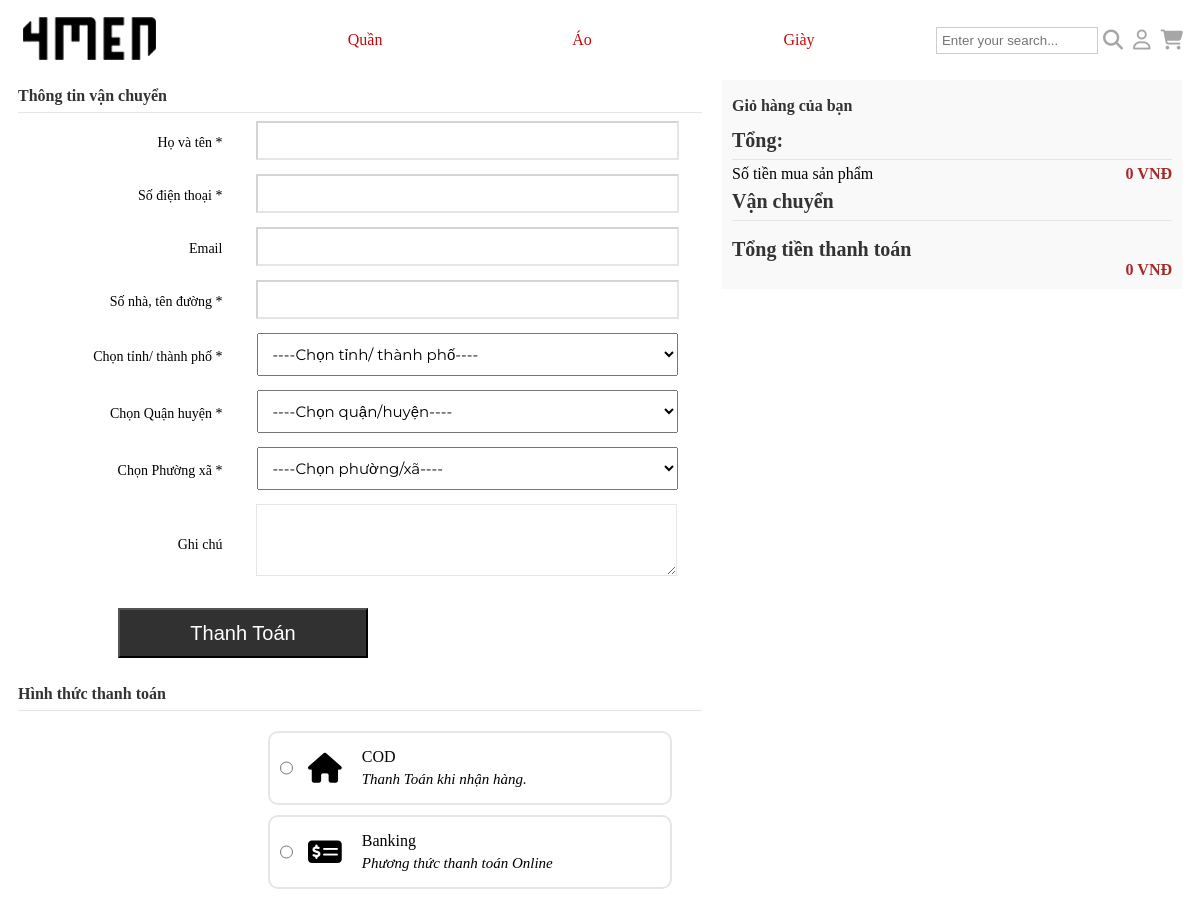
Page /cart.php on the earlier database version.
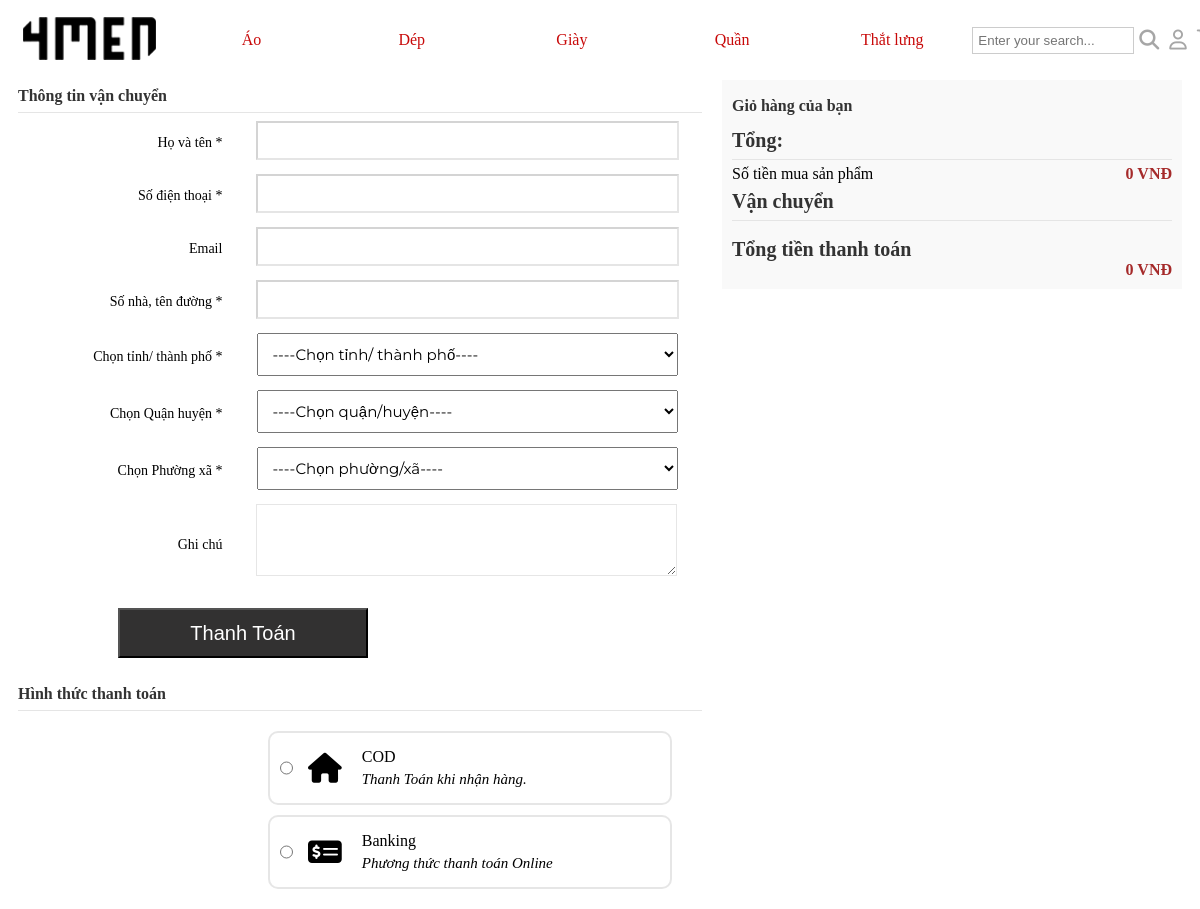
Same page on the later database version.
### tables this page shows
CREATE TABLE `categories` (
  `id_dm` int(11) NOT NULL,
  `TenDanhMuc` varchar(255) DEFAULT NULL
);

### cart.php (the view, shortened to what this page needs)
<?php
require_once('php/db_connection.php');
?>
<!DOCTYPE html>
<html lang="en">
<head>
    <link rel="stylesheet" href="css/cart.css">
    <link rel="stylesheet" href="css/menu.css">
    <link rel="stylesheet" href="css/footer.css">
    <link rel="stylesheet" href="https://cdnjs.cloudflare.com/ajax/libs/font-awesome/6.4.2/css/all.min.css">
</head>
<body>
<div class="navbar">
    <a href="home.php"><img src="images/logo.png" alt=""></a>
    <?php include('php/dropdown.php'); ?>
    <div class="body">
        <div class="body_information">
        <form action="" method="post">
                <legend>Thông tin vận chuyển</legend>
                <table class="body_table">
                    <tr class="form_group">
                        <th class="body_table-label">
                            <label class="control-label">Họ và tên *</label>
                        </th>
                        <th class="body_table-input">
                            <input style="border-color: rgba(128, 128, 128,0.2);" type="text" name="fullname" id="fullname" required>
                        </th>
                    </tr>
                    <tr class="form_group">
                        <th class="body_table-label">
                            <label class="control-label">Số điện thoại *</label>
                        </th>
                        <th class="body_table-input">
                            <input style="border-color: rgba(128, 128, 128,0.2);" type="tel" name="phone" id="phone" required>
                        </th>
                    </tr>
                    <tr class="form_group">
                        <th class="body_table-label">
                            <label class="control-label">Email</label>
                        </th>
                        <th class="body_table-input">
                            <input style="border-color: rgba(128, 128, 128,0.2);" type="email" name="email" id="email">
                        </th>
                    </tr>
                    <tr class="form_group">
                        <th class="body_table-label">
                            <label class="control-label">Số nhà, tên đường *</label>
                        </th>
                        <th class="body_table-input">
                            <input style="border-color: rgba(128, 128, 128,0.2);" type="text" name="address" id="address" required>
                        </th>
                    </tr>
                    <tr class="form_group">
                        <th class="body_table-label">
                            <label class="control-label">Chọn tỉnh/ thành phố *</label>
                        </th>
                        <th class="select_group">
                            <select class="flied_selection" name="province" id="province" required>
                                <option value="">----Chọn tỉnh/ thành phố----</option>
                            </select>
                        </th>
                    </tr>
                    <tr class="form_group">
                        <th class="body_table-label">
                            <label class="control-label">Chọn Quận huyện *</label>
                        </th>
                        <th class="select_group">
                            <select class="flied_selection" name="district" id="district" required>
                                <option value="">----Chọn quận/huyện----</option>
                            </select>
                        </th>
                    </tr>
                    <tr class="form_group">
                        <th class="body_table-label">
                            <label class="control-label">Chọn Phường xã *</label>
                        </th>
                        <th class="select_group">
                            <select class="flied_selection" name="wards" id="wards" required>
                                <option value="">----Chọn phường/xã----</option>
                            </select>
                        </th>
                    </tr>
                    <tr class="form_group">
                        <th class="body_table-label ghi_chu">
                            <label class="control-label">Ghi chú</label>
                        </th>
                        <th class="body_table-input ghi_chu">
                            <textarea style="border-color: rgba(128, 128, 128,0.2);" name="note" id="note"></textarea>
                        </th>
                    </tr>
                </table>
                <input class="body_pay pay" type="submit" name="submit" value="Thanh Toán" >
            </form>
            <div class="body_pay">
                <legend>Hình thức thanh toán</legend>
                <div class="body_pay option">
                    <label class="option_cod" for="payment_cod">
                        <input type="radio" name="payment" id="payment_cod" value="cod">
                        <i class="fa-solid fa-house"></i>
                        <div>
                            <span>COD</span>
                            <p>Thanh Toán khi nhận hàng.</p>
                        </div>
                    </label>
                    <label class="option_banking" for="payment_banking">
                        <input type="radio" name="payment" id="payment_banking" value="banking">
                        <i class="fa-solid fa-money-check-dollar"></i>
                        <div>
                            <span>Banking</span>
                            <p>Phương thức thanh toán Online</p>
                        </div>
                    </label>
                </div>
            </div>
        </div>
        <div class="body_products">
            <legend>Giỏ hàng của bạn</legend>
            <?php
            $totalPrice = 0;
            ?>
            <div class="product_total">
                <legend>Tổng:</legend>
                <div>
                    <span>Số tiền mua sản phẩm</span>
                    <h4><?= number_format($totalPrice, 0, ',', '.') ?> VNĐ</h4>
                </div>
                <legend>Vận chuyển</legend>
                <div>
                    <legend id="end">Tổng tiền thanh toán</legend>
                    <h4 id="totalPrice" data-value="<?= $totalPrice ?>" name="totalPrice"><?= number_format($totalPrice, 0, ',', '.') ?> VNĐ</h4>
                </div>
            </div>
        </div>
    </div>
</body>
</html>

### php/dropdown.php (shortened to what this page needs)
<?php
require_once('php/db_connection.php');
$selectedCategory = isset($_GET['ID_DM']) ? $_GET['ID_DM'] : null;
$sqlCategories = "SELECT ID_DM, TenDanhMuc FROM categories";
$stmt = $conn->prepare($sqlCategories);
$stmt->execute();
$resultCategories = $stmt->get_result();
$categoryList = [];
while ($row = $resultCategories->fetch_assoc()) {
    $categoryID = $row['ID_DM'];
    $categoryName = $row['TenDanhMuc'];
    $sqlSubcategories = "SELECT DISTINCT loaisanpham FROM products WHERE id_dm = ?";
    $stmtSubcategories = $conn->prepare($sqlSubcategories);
    $stmtSubcategories->bind_param('i', $categoryID);
    $stmtSubcategories->execute();
    $resultSubcategories = $stmtSubcategories->get_result();
    $subcategories = [];
    while ($rowSubcategory = $resultSubcategories->fetch_assoc()) {
        $subcategories[] = $rowSubcategory['loaisanpham'];
    }
    $categoryList[] = [
        'ID_DM' => $categoryID,
        'TenDanhMuc' => $categoryName,
        'LoaiSanPham' => $subcategories,
    ];
}
foreach ($categoryList as $category) {
    $categoryID = $category['ID_DM'];
    $categoryName = $category['TenDanhMuc'];
    $isActive = $categoryID == $selectedCategory ? 'active' : '';
    echo "<div class='dropdown'>";
    echo "<a class='category-button $isActive' href='products.php?ID_DM=$categoryID'>$categoryName</a>";
    echo "</div>";
}
?>
<div class="navbar_logo">
    <div class="search-container">
        <div class="search-input-container">
            <input type="text" id="search-input" class="search-input" placeholder="Enter your search...">
        </div>
        <a href="#"><i class="fa-solid fa-magnifying-glass" id="search-icon"></i></a>
    </div>
    <a href="#"><i class="fa-regular fa-user"></i></a>
    <a href="cart.php"><i class="fa-solid fa-cart-shopping"></i></a>
</div>
</div>

### css/cart.css (style rules this page uses)
.body { margin: 20px 10px; margin-top: 80px; display: flex; justify-content: space-around; }
.body_information { width: 100%; }
.body_information legend { display: block; width: 100%; padding: 7px 0; font-size: 16px; line-height: inherit; color: #333; font-weight: bold; border: 0; border-bottom: 1px solid #e5e5e5; }
.body_table { height: auto; width: 100%; }
.form_group { box-sizing: border-box; }
.body_table-label { width: 30%; }
.control-label { font-size: 14px; padding-top: 5px; margin-bottom: 0; font-weight: 400; float: right; }
.body_table-input { width: 70%; float: left; }
.body_table-input input { margin: 5px 0 5px 30px ; width: 120%; padding: 10px; }
.body_table-input textarea { height: 50px; margin: 5px 0 5px 30px ; width: 120%; padding: 10px; border: 1 solid gray; }
.flied_selection { font-size: 15px; font-weight: 400; margin: 5px 0 5px 10px ; width: 89%; padding: 10px; font-family: 'Montserrat', sans-serif; }
.body_pay { margin-top: 20px; }
.option { margin-right: 30px; margin-left: 250px; }
.option_cod { height: 70px; width: 400px; border: 2px solid rgba(128, 128, 128,0.2); border-radius: 10px; display: flex; margin-bottom: 10px; }
.option_banking { height: 70px; width: 400px; border: 2px solid rgba(128, 128, 128,0.2); border-radius: 10px; display: flex; }
.option_cod input { margin:0 10px; }
.option_banking input { margin:0 10px; }
.option_cod i { font-size: 30px; align-self: center; margin: 5px; }
.option_banking i { font-size: 30px; align-self: center; margin: 5px; }
.option_cod div { align-self: center; margin-left: 15px; }
.option_banking div { align-self: center; margin-left: 15px; }
.option_cod span { font-style: normal; font-weight: 400; font-size: 16px; }
.option_banking span { font-style: normal; font-weight: 400; font-size: 16px; }
.option_cod p { font-size: 15px; margin: 5px 0 0 0; font-style: italic ; }
.option_banking p { font-size: 15px; margin: 5px 0 0 0; font-style: italic; }
.pay { height: 50px; width: 250px; margin-right: 20px; margin-left: 100px; color: white; font-size: 20px; background-color: rgba(28, 27, 27,0.9); }
.body_products { height: 100%; width: 100%; background-color: rgba(128, 128, 128,0.05); margin-left: 20px; padding: 10px; }
.body_products legend { display: block; width: 100%; padding: 7px 0; font-size: 16px; color: #333; font-weight: bold; }
.product_total legend { font-size: 20px; border: 0; border-bottom: 1px solid #e5e5e5; margin-bottom: 5px; }
.product_total #end { border: 0; margin-top: 10px; padding-bottom: 0; margin-bottom: 0; }
.product_total h4 { float: right; margin: 0; color: brown; }

### css/menu.css (style rules this page uses)
a.category-button { text-decoration: none; }
.navbar { height: 80px; width: 100%; display: flex; align-items: center; justify-content: space-between; background-color: white; position: fixed; top:0; z-index: 1; }
.navbar img { height: 55px; margin: 5px 15px; }
.navbar_logo { display: flex; align-items: center; margin-right: 20px ; }
.navbar_logo a i { font-size: 20px; color: rgba(128, 128, 128, 0.7); margin: 5px; transition: ease 0.5s; }
.dropdown a { text-decoration: none; }
.category-button { justify-content: center; gap: 10px; background-color: transparent; padding: 0.1px; width: 140px; text-align: center; color: rgb(200, 9, 9); cursor: pointer; transition: background-color 0.2s; display: inline-block; margin: 0 10px; border: 0px; position: relative; }
.category-button::before { content: ""; display: block; position: absolute; left: 0; bottom: 0; width: 100%; height: 2px; background-color: transparent; transform: scaleX(0); transform-origin: right; transition: transform 0.2s, background-color 0.2s; }
.search-container { display: flex; align-items: center; position: relative; }
.search-input { width: 150px; padding: 5px; border: 1px solid #ccc; z-index: 2000; }
#search-icon { cursor: pointer; }

Differences in the rows shown:
added categories: TenDanhMuc "Dép"
shown differently, row unchanged: categories "Quần": moves down the list
added categories: TenDanhMuc "Thắt lưng"
